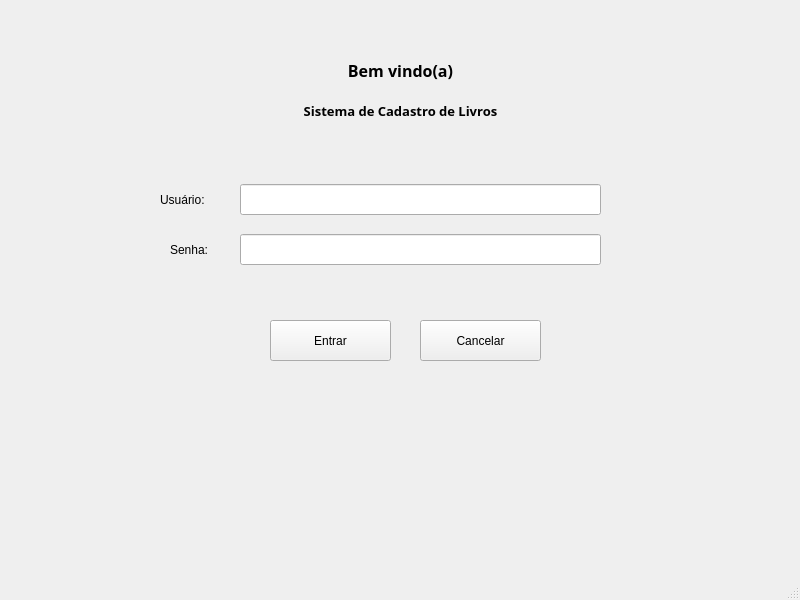
<?xml version="1.0" encoding="UTF-8"?>
<ui version="4.0">
 <class>MainWindow</class>
 <widget class="QMainWindow" name="MainWindow">
  <property name="geometry">
   <rect>
    <x>0</x>
    <y>0</y>
    <width>800</width>
    <height>600</height>
   </rect>
  </property>
  <property name="windowTitle">
   <string>MainWindow</string>
  </property>
  <widget class="QWidget" name="centralwidget">
   <widget class="QLabel" name="bemvindo">
    <property name="geometry">
     <rect>
      <x>0</x>
      <y>50</y>
      <width>801</width>
      <height>41</height>
     </rect>
    </property>
    <property name="font">
     <font>
      <family>Miriam CLM</family>
      <pointsize>12</pointsize>
      <weight>75</weight>
      <bold>true</bold>
     </font>
    </property>
    <property name="frameShape">
     <enum>QFrame::NoFrame</enum>
    </property>
    <property name="lineWidth">
     <number>1</number>
    </property>
    <property name="midLineWidth">
     <number>2</number>
    </property>
    <property name="text">
     <string>Bem vindo(a)</string>
    </property>
    <property name="alignment">
     <set>Qt::AlignCenter</set>
    </property>
   </widget>
   <widget class="QLabel" name="sistema">
    <property name="geometry">
     <rect>
      <x>0</x>
      <y>90</y>
      <width>801</width>
      <height>41</height>
     </rect>
    </property>
    <property name="font">
     <font>
      <family>Miriam CLM</family>
      <pointsize>10</pointsize>
      <weight>75</weight>
      <bold>true</bold>
     </font>
    </property>
    <property name="text">
     <string>Sistema de Cadastro de Livros</string>
    </property>
    <property name="alignment">
     <set>Qt::AlignCenter</set>
    </property>
   </widget>
   <widget class="QLineEdit" name="inputUsuario">
    <property name="geometry">
     <rect>
      <x>240</x>
      <y>184</y>
      <width>361</width>
      <height>31</height>
     </rect>
    </property>
   </widget>
   <widget class="QLabel" name="usuario">
    <property name="geometry">
     <rect>
      <x>160</x>
      <y>190</y>
      <width>68</width>
      <height>19</height>
     </rect>
    </property>
    <property name="text">
     <string>Usuário:</string>
    </property>
   </widget>
   <widget class="QLabel" name="senha">
    <property name="geometry">
     <rect>
      <x>170</x>
      <y>240</y>
      <width>68</width>
      <height>19</height>
     </rect>
    </property>
    <property name="text">
     <string>Senha:</string>
    </property>
   </widget>
   <widget class="QLineEdit" name="inputSenha">
    <property name="geometry">
     <rect>
      <x>240</x>
      <y>234</y>
      <width>361</width>
      <height>31</height>
     </rect>
    </property>
    <property name="maxLength">
     <number>10</number>
    </property>
    <property name="echoMode">
     <enum>QLineEdit::Password</enum>
    </property>
   </widget>
   <widget class="QPushButton" name="entrar">
    <property name="geometry">
     <rect>
      <x>270</x>
      <y>320</y>
      <width>121</width>
      <height>41</height>
     </rect>
    </property>
    <property name="text">
     <string>Entrar</string>
    </property>
   </widget>
   <widget class="QPushButton" name="cancelar">
    <property name="geometry">
     <rect>
      <x>420</x>
      <y>320</y>
      <width>121</width>
      <height>41</height>
     </rect>
    </property>
    <property name="text">
     <string>Cancelar</string>
    </property>
   </widget>
  </widget>
  <widget class="QMenuBar" name="menubar">
   <property name="geometry">
    <rect>
     <x>0</x>
     <y>0</y>
     <width>800</width>
     <height>31</height>
    </rect>
   </property>
  </widget>
  <widget class="QStatusBar" name="statusbar"/>
 </widget>
 <resources/>
 <connections/>
</ui>
